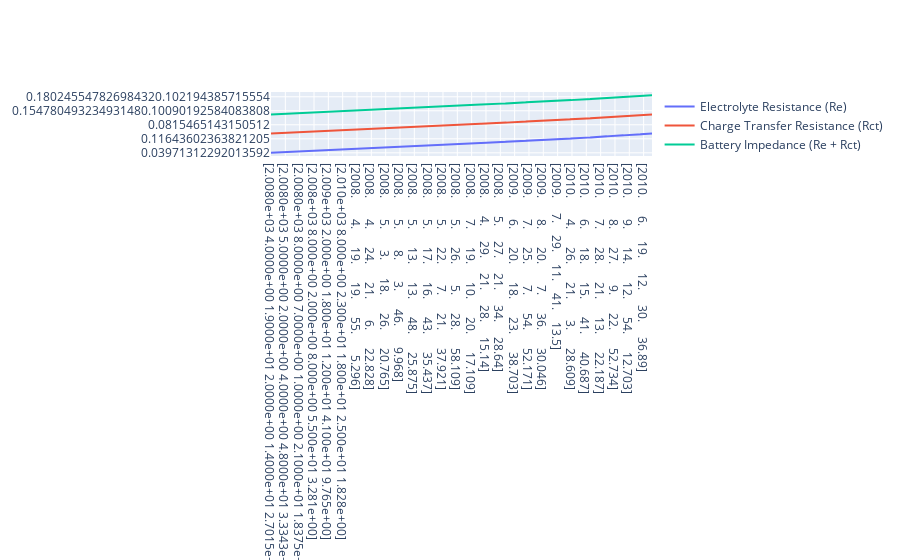

Notebook code for this chart:
### Markdown cell above
Combined Plot:

### Code cell
fig_combined=go.Figure()

fig_combined.add_trace(go.Scatter(
    x=imp_data['start_time'], y=imp_data['Re'],
    mode='lines', name='Electrolyte Resistance (Re)'
))

fig_combined.add_trace(go.Scatter(
    x=imp_data['start_time'], y=imp_data['Rct'],
    mode='lines', name='Charge Transfer Resistance (Rct)'
))

fig_combined.add_trace(go.Scatter(
    x=imp_data['start_time'], y=imp_data['Battery_impedance'],
    mode='lines', name='Battery Impedance (Re + Rct)'
))

### Figure 1 — Plotly figure (JSON) as saved in the notebook; plotly's stock layout.template omitted (floating-point values rounded to 4 significant figures; data arrays with more than 128 entries replaced by an {"elided": "..."} marker saying what was removed)
{"data": [{"mode": "lines", "name": "Electrolyte Resistance (Re)", "type": "scatter", "x": {"elided": "1956 str values"}, "y": {"elided": "1956 str values"}}, {"mode": "lines", "name": "Charge Transfer Resistance (Rct)", "type": "scatter", "x": {"elided": "1956 str values"}, "y": {"elided": "1956 str values"}}, {"mode": "lines", "name": "Battery Impedance (Re + Rct)", "type": "scatter", "x": {"elided": "1956 str values"}, "y": {"elided": "1956 str values"}}], "layout": {}}
